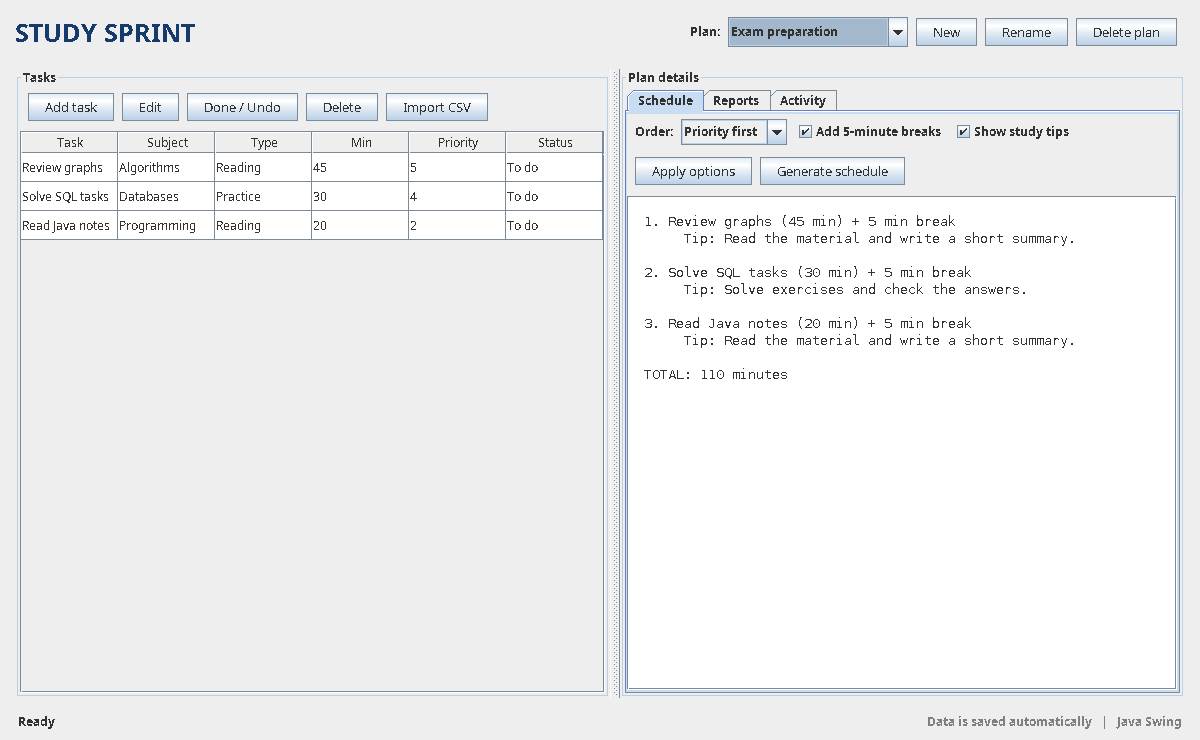
#> input picture images/app_screenshot.png, 1200 x 740 px, found by its file name
$ python generate_uml_bw.py
#> lines starting #> are read from the running program, lines starting #| are printed output that depends on the picture
import matplotlib
matplotlib.use('Agg')
import matplotlib.pyplot as plt
from matplotlib.patches import Rectangle, FancyArrowPatch
import os
from PIL import Image, ImageOps, ImageEnhance

ROOT='/mnt/data/StudySprint_Final'
OUT=ROOT+'/images'
DOCS=ROOT+'/docs'
os.makedirs(OUT, exist_ok=True)

def clear_axes(ax):
    ax.set_xlim(0,100); ax.set_ylim(0,100); ax.axis('off')

def uml_node(ax, x,y,title,details='',w=27,h=31,abstract=False):
    # x,y are centers
    rect = Rectangle((x-w/2,y-h/2),w,h,facecolor='white',edgecolor='black',linewidth=0.95,zorder=3)
    ax.add_patch(rect)
    header_h=12 if details else h
    if details:
        ax.plot([x-w/2,x+w/2],[y+h/2-header_h,y+h/2-header_h],color='black',lw=.75,zorder=4)
        ax.text(x,y+h/2-header_h/2,title,ha='center',va='center',fontsize=7.4, fontweight='bold',style='italic' if abstract else 'normal',zorder=5)
        lines=details.split('\n')
        for i,t in enumerate(lines[:2]):
            ax.text(x-w/2+1.8,y+h/2-header_h-6-7*i,t,ha='left',va='center',fontsize=6.8,zorder=5)
    else:
        ax.text(x,y,title,ha='center',va='center',fontsize=7.8,fontweight='bold',style='italic' if abstract else 'normal',zorder=5)

def connect(ax,p1,p2,kind='use',label=None):
    # endpoints explicit; simple UML-esque directional lines
    kw={'arrowstyle':'-|>','mutation_scale':10,'lw':1.0,'color':'black'}
    if kind=='inherit':
        kw.pop('color',None)
        kw.update({'arrowstyle':'-|>','mutation_scale':17,'lw':.9, 'linestyle':'dashed', 'facecolor':'white','edgecolor':'black'})
    elif kind=='dep':
        kw.update({'linestyle':'dashed'})
    arr=FancyArrowPatch(p1,p2,**kw,zorder=1)
    ax.add_patch(arr)
    if label:
        x=(p1[0]+p2[0])/2; y=(p1[1]+p2[1])/2
        ax.text(x,y+3,label,fontsize=6.5,ha='center',va='bottom',bbox=dict(facecolor='white',edgecolor='none',pad=0.4),zorder=6)

panels = [
 ('1. BUILDER  -  Erasyl',[
   (25,49,'StudyPlanBuilder','+name(String)\n+build(): StudyPlan',33,34),
   (77,49,'StudyPlan','+getTasks()\n+setStrategy()',30,34)],
  [((42,49),(62,49),'dep','builds')]),
 ('2. STRATEGY  -  Erasyl',[
   (15,50,'ScheduleService','+generate()',26,28),
   (49,50,'<<interface>>\nScheduleStrategy','+arrange(tasks)',28,35),
   (84,70,'PriorityStrategy','',27,22),
   (84,25,'ShortestStrategy','',27,22)],
  [((28,50),(35,50),'use','uses'),((70.5,70),(63,56),'inherit',None),((70.5,25),(63,43),'inherit',None)]),
 ('3. FACTORY METHOD  -  Arsen',[
   (20,57,'TaskCreator','+create()\n+makeTask()',27,34),
   (52,70,'ReadingTaskCreator','',32,22),
   (52,27,'PracticeTaskCreator','',32,22),
   (85,70,'ReadingTask','',25,22),
   (85,27,'PracticeTask','',25,22)],
  [((36,70),(32,64),'inherit',None),((37,27),(32,45),'inherit',None),((68,70),(72,70),'dep','creates'),((68,27),(72,27),'dep','creates')]),
 ('4. DECORATOR  -  Arsen',[
   (50,68,'<<interface>>\nSessionText','+describe()\n+totalMinutes()',35,32),
   (17,25,'BasicSessionText','',29,22),
   (50,25,'BreakDecorator','',29,22),
   (83,25,'TipDecorator','',29,22)],
  [((17,36),(37,58),'inherit',None),((50,36),(50,52),'inherit',None),((83,36),(63,58),'inherit',None)]),
 ('5. OBSERVER  -  Abylaikhan',[
   (18,50,'StudyFacade','+addObserver()\n+changed()',27,33),
   (51,50,'<<interface>>\nPlanObserver','+onPlanChanged()',29,33),
   (84,69,'ActivityHistory','',27,22),
   (84,26,'MainFrame','',27,22)],
  [((31.5,50),(36.5,50),'use','notifies'),((70.5,69),(65,55),'inherit',None),((70.5,26),(65,43),'use','registers')]),
 ('6. FACADE  -  Abylaikhan',[
   (17,50,'MainFrame','',26,25),
   (49,50,'StudyFacade','+addTask()\n+generateSchedule()',30,34),
   (84,70,'ScheduleService','',27,22),
   (84,50,'PlanRepository','',27,22),
   (84,21,'TaskCreators','',27,22)],
  [((30,50),(34,50),'use','calls'),((64,58),(70,70),'use',None),((64,50),(70,50),'use',None),((64,42),(70,21),'use',None)]),
 ('7. ADAPTER  -  Adilzhan',[
   (19,50,'<<interface>>\nTaskImporter','+importTasks()',29,34),
   (52,50,'LegacyCsvAdapter','+importTasks()',32,34),
   (85,50,'OldCsvReader','+readRows()',26,34)],
  [((36,50),(34,50),'inherit',None),((68,50),(72,50),'use','wraps')]),
 ('8. BRIDGE  -  Adilzhan',[
   (24,70,'StudyReport','+create()',27,26),
   (75,70,'<<interface>>\nReportFormat','+write()',30,29),
   (12,22,'SummaryReport','',22,22),
   (39,22,'DetailedReport','',22,22),
   (66,22,'PlainTextFormat','',24,22),
   (89,22,'HtmlFormat','',19,22)],
  [((37.5,70),(60,70),'use','has a'),((12,33),(21,57),'inherit',None),((39,33),(28,57),'inherit',None),((66,33),(72,55),'inherit',None),((89,33),(80,55),'inherit',None)])
]

fig,axes=plt.subplots(4,2,figsize=(16.54,11.69),dpi=210)
fig.patch.set_facecolor('white')
fig.subplots_adjust(left=.035,right=.965,top=.945,bottom=.055,hspace=.13,wspace=.075)
for ax,(heading,nodes,edges) in zip(axes.flatten(),panels):
    clear_axes(ax)
    ax.add_patch(Rectangle((.3,.3),99.4,99.4,facecolor='white',edgecolor='black',lw=.95,zorder=0))
    ax.text(4,93,heading,fontsize=10.5,fontweight='bold',va='center',ha='left')
    ax.plot([4,96],[86,86],lw=.9,color='black')
    for p1,p2,kind,label in edges: connect(ax,p1,p2,kind,label)
    for x,y,t,d,w,h in nodes: uml_node(ax,x,y,t,d,w,h,'<<interface>>' in t)
fig.suptitle('STUDY SPRINT  |  UML CLASS DIAGRAM - PATTERN PARTICIPANTS',fontweight='bold',fontsize=13,y=.986)
fig.text(.5,.019,'Solid arrow = association/use    |    Dashed open arrow = inheritance/implementation or dependency (as labeled)',ha='center',fontsize=8)
fig.savefig(OUT+'/uml_class_bw.png',facecolor='white',dpi=210)
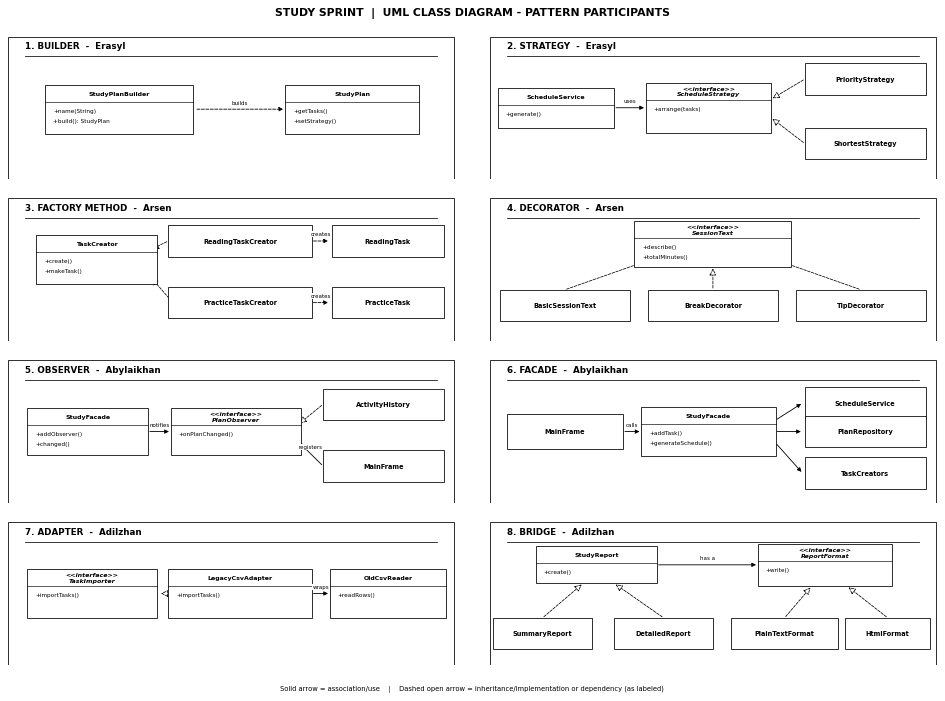
#> figure drawn by matplotlib, 8 panels
fig.savefig(OUT+'/uml_class_bw.svg',facecolor='white')
plt.close(fig)

# One overview diagram showing integration and domain classes in a tidy academic layout
fig,ax=plt.subplots(figsize=(11.69,8.27),dpi=210)
fig.patch.set_facecolor('white'); ax.axis('off'); ax.set_xlim(0,100);ax.set_ylim(0,100)
ax.text(4,96,'STUDY SPRINT  |  SIMPLIFIED CLASS RELATIONSHIPS',fontsize=13,fontweight='bold',ha='left')
ax.plot([4,96],[92,92],color='black',lw=1)
node_list=[
(16,78,'MainFrame','+onPlanChanged()',23,13),(49,78,'StudyFacade','+addTask()\n+generateSchedule()',26,17),
(83,78,'StudyPlan','+getTasks()\n+getSessions()',23,17),
(14,48,'TaskCreators','+forType()',22,16),(40,48,'ScheduleService','+generate()\n+display()',26,17),
(68,48,'PlanRepository','+save()\n+load()',24,17),
(88,48,'PlanObserver','+onPlanChanged()',20,16),
(17,18,'StudyTask (abstract)','+getStudyTip()',28,16),
(50,18,'StudySession','taskId, position',25,16),
(81,18,'StudyReport','+create()',22,16)]
for p1,p2,typ,label in [
 ((28,78),(36,78),'use','calls'),((62,78),(71,78),'use','manages'),
 ((41,70),(21,57),'use',None),((47,70),(43,57),'use',None),((54,69),(66,57),'use',None),
 ((60,81),(80,55),'dep','notifies'),((81,69),(27,24),'use','contains 0..*'),
 ((83,69),(56,24),'use','contains 0..*'),((57,75),(76,26),'use','exports')]:
 connect(ax,p1,p2,typ,label)
for node in node_list: uml_node(ax,*node)
fig.text(.5,.045,'Overview of main classes. The complete pattern class diagrams are provided separately.',ha='center',fontsize=9)
fig.savefig(OUT+'/uml_overview_bw.png',facecolor='white',dpi=210)
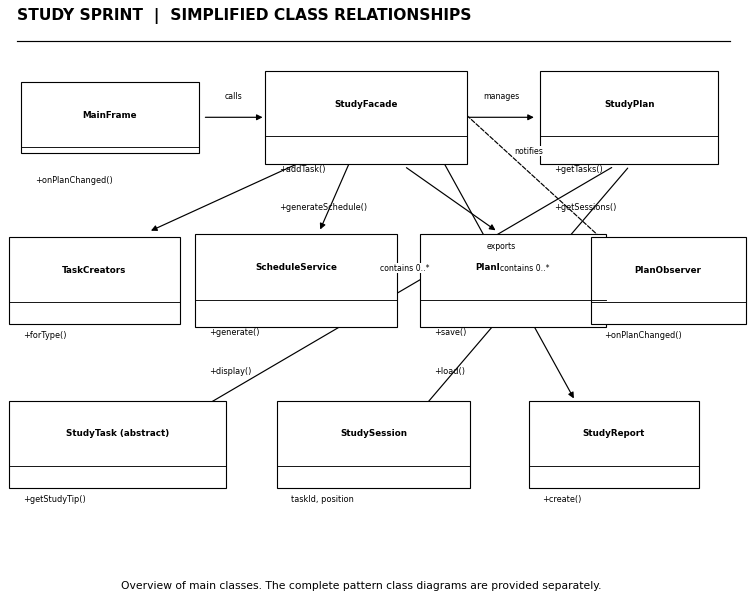
#> figure drawn by matplotlib, 1 panel
fig.savefig(OUT+'/uml_overview_bw.svg',facecolor='white')
plt.close(fig)

# Sequence diagram: manual black-and-white, lifelines and labeled messages
fig,ax=plt.subplots(figsize=(16.54,11.69),dpi=210)
fig.patch.set_facecolor('white'); ax.axis('off'); ax.set_xlim(-.6,7.6);ax.set_ylim(-.5,19)
ax.set_title('STUDY SPRINT  |  UML SEQUENCE DIAGRAM - GENERATE SCHEDULE',fontsize=14,fontweight='bold',pad=22)
labels=['Student','MainFrame','StudyFacade','ScheduleService','ScheduleStrategy','PlanRepository','PlanObserver','SessionText']
xs=list(range(8))
for x,n in zip(xs,labels):
    ax.add_patch(Rectangle((x-.45,17.75),.90,.75,edgecolor='black',facecolor='white',lw=1.1))
    ax.text(x,18.12,n,ha='center',va='center',fontsize=8.8,fontweight='bold')
    ax.plot([x,x],[17.75,.65],lw=.7,color='black',linestyle=(0,(4,5)))
rows=[
(0,1,'Choose options and Generate',False),
(1,2,'setOptions("Shortest first", true, true)',False),
(2,5,'save(plans)',False),
(2,6,'onPlanChanged("Options changed")',False),
(1,2,'generateSchedule()',False),
(2,3,'generate(currentPlan)',False),
(3,4,'arrange(unfinishedTasks)',False),
(4,3,'sorted tasks',True),
(3,2,'new StudySessions',True),
(2,5,'save(plans)',False),
(2,6,'onPlanChanged("Generated schedule")',False),
(6,1,'refresh UI',False),
(1,2,'displaySchedule()',False),
(2,3,'display(currentPlan)',False),
(3,7,'describe() / totalMinutes()',False),
(7,3,'formatted schedule',True),
(3,1,'schedule and total minutes',True),
(1,0,'Show result',True),
]
for i,(a,b,label,ret) in enumerate(rows):
    y=17.1-i*.85
    p=FancyArrowPatch((xs[a],y),(xs[b],y),arrowstyle='-|>',mutation_scale=10,lw=.88,
         linestyle='dashed' if ret else 'solid',color='black')
    ax.add_patch(p)
    mid=(xs[a]+xs[b])/2
    ax.text(mid,y+.13,label,fontsize=8.3,ha='center',va='bottom',bbox=dict(boxstyle='square,pad=.08',fc='white',ec='none'))
ax.text(0,0,'Solid arrow: method call  |  Dashed arrow: return/result',fontsize=9,ha='left')
fig.savefig(OUT+'/uml_sequence_bw.png',facecolor='white',dpi=210,bbox_inches='tight',pad_inches=.25)
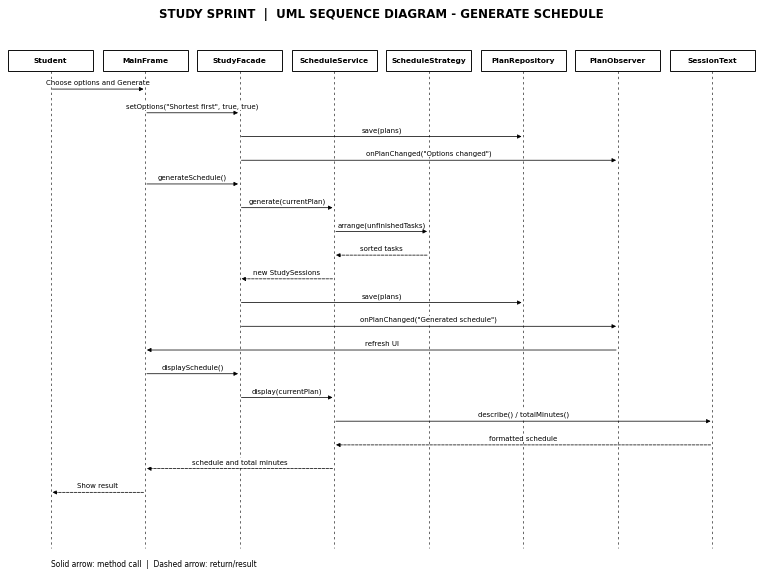
#> figure drawn by matplotlib, 1 panel
fig.savefig(OUT+'/uml_sequence_bw.svg',facecolor='white',bbox_inches='tight',pad_inches=.25)
plt.close(fig)

# Convert original app screenshot for monochrome academic report (source app unchanged)
img=Image.open(OUT+'/app_screenshot.png').convert('RGB')
#> img is the input picture: PIL image 1200x740 RGB; mean R, G, B 238.1, 239, 240
gray=ImageOps.grayscale(img)
gray=ImageEnhance.Contrast(gray).enhance(1.1)
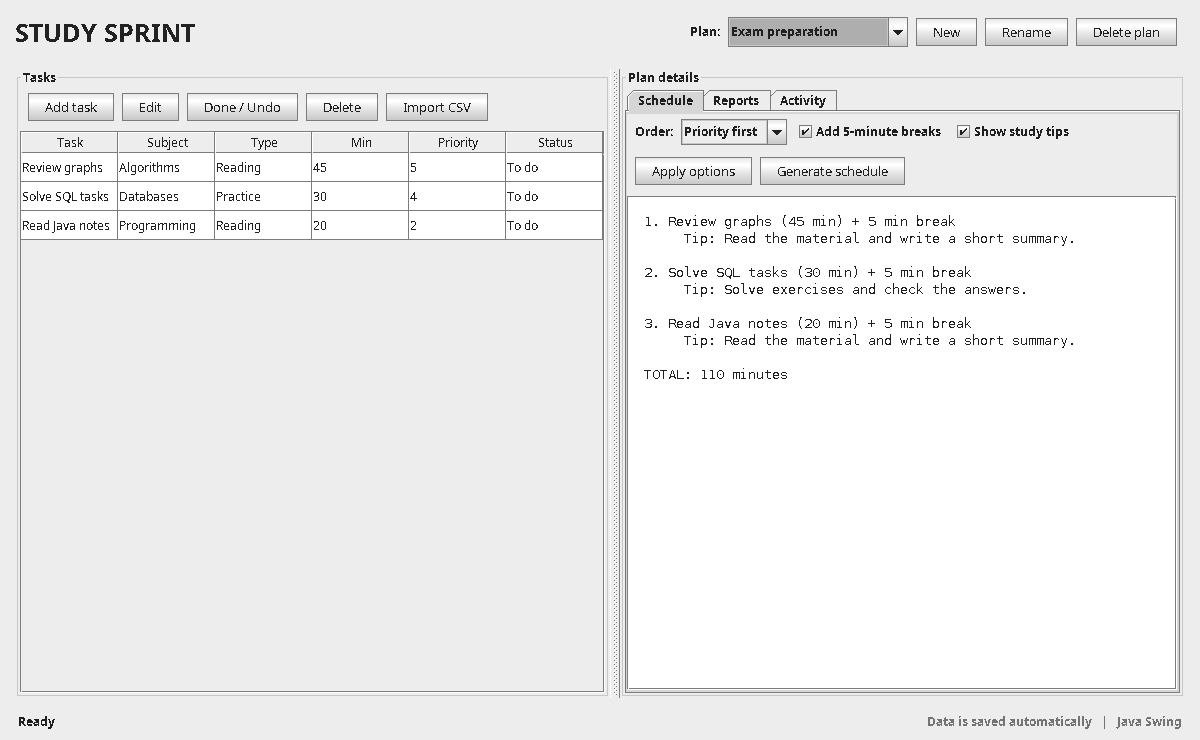
#> gray: PIL image 1200x740 L; min 32, max 255, mean 237.7
gray.save(OUT+'/app_screenshot_bw.png')
print('done',[(f,os.path.getsize(OUT+'/'+f)) for f in ['uml_class_bw.png','uml_overview_bw.png','uml_sequence_bw.png','app_screenshot_bw.png']])
